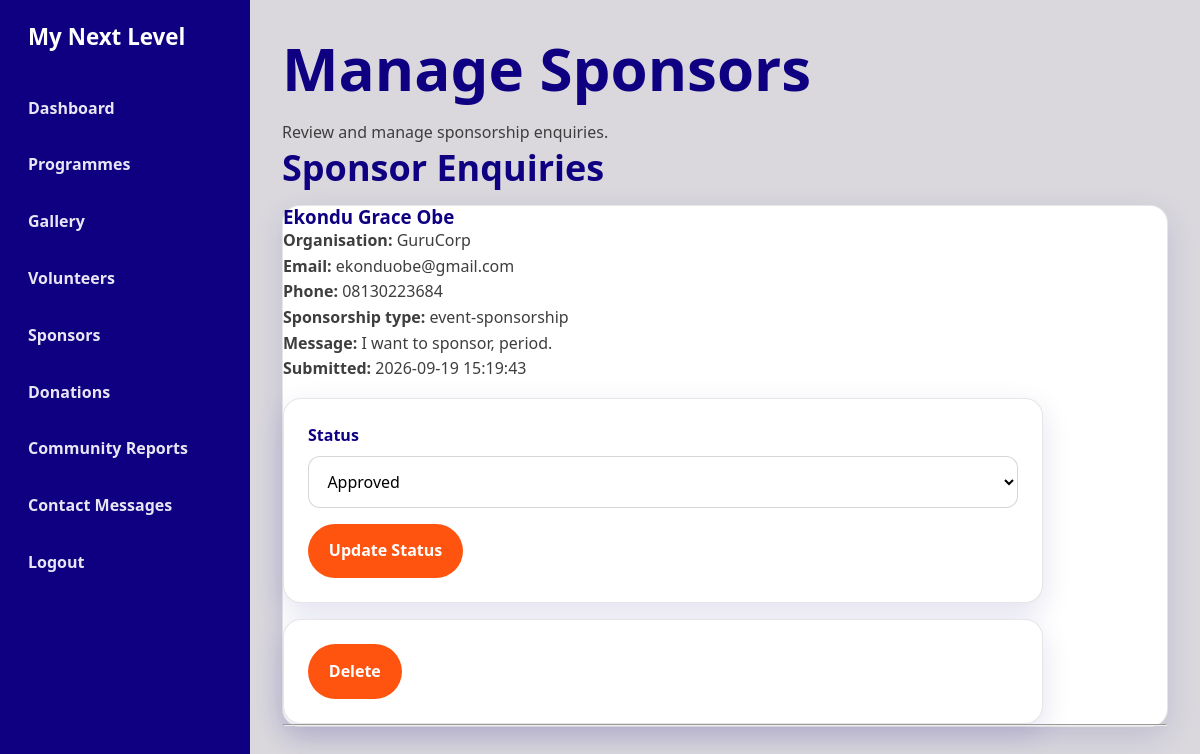
/admin/sponsors.php (signed in), run on the app's committed database.
### tables this page shows
CREATE TABLE `sponsors` (
  `id` int(11) NOT NULL,
  `full_name` varchar(150) NOT NULL,
  `organisation` varchar(150) DEFAULT NULL,
  `email` varchar(150) NOT NULL,
  `phone` varchar(30) DEFAULT NULL,
  `sponsorship_type` varchar(100) DEFAULT NULL,
  `message` text DEFAULT NULL,
  `status` varchar(50) DEFAULT 'pending',
  `created_at` timestamp NOT NULL DEFAULT current_timestamp()
);

### admin/sponsors.php (the view, shortened to what this page needs)
<?php
require_once "../includes/database.php";
$sql = "SELECT * FROM sponsors ORDER BY created_at DESC";
$result = $conn->query($sql);
?>
<!DOCTYPE html>
<html lang="en">
<head>
    <link rel="stylesheet" href="../assets/css/index.css">
    <link rel="stylesheet" href="../assets/css/admin.css">
</head>
<body>
    <div class="admin-layout">
        <?php require_once "admin-navigation.php"; ?>
        <main class="admin-main">
        <h1>Manage Sponsors</h1>
        <p>Review and manage sponsorship enquiries.</p>
        <?php if ($result && $result->num_rows > 0): ?>
            <section aria-labelledby="sponsor-records-heading">
                <h2 id="sponsor-records-heading">
                    Sponsor Enquiries
                </h2>
                <?php while ($sponsor = $result->fetch_assoc()): ?>
                    <article>
                        <h3>
                            <?php echo htmlspecialchars($sponsor["full_name"]); ?>
                        </h3>
                        <p>
                            <strong>Organisation:</strong>
                            <?php echo htmlspecialchars($sponsor["organisation"] ?? "Not provided"); ?>
                        </p>
                        <p>
                            <strong>Email:</strong>
                            <?php echo htmlspecialchars($sponsor["email"]); ?>
                        </p>
                        <p>
                            <strong>Phone:</strong>
                            <?php echo htmlspecialchars($sponsor["phone"] ?? "Not provided"); ?>
                        </p>
                        <p>
                            <strong>Sponsorship type:</strong>
                            <?php echo htmlspecialchars($sponsor["sponsorship_type"] ?? "Not specified"); ?>
                        </p>
                        <p>
                            <strong>Message:</strong>
                            <?php echo nl2br(htmlspecialchars($sponsor["message"])); ?>
                        </p>
                        <p>
                            <strong>Submitted:</strong>
                            <?php echo htmlspecialchars($sponsor["created_at"]); ?>
                        </p>
                        <form method="POST">
                            <label for="status-<?php echo $sponsor["id"]; ?>">
                                Status
                            </label>
                            <select
                                id="status-<?php echo $sponsor["id"]; ?>"
                                name="status"
                            >
                                <option
                                    value="approved"
                                    <?php echo $sponsor["status"] === "approved" ? "selected" : ""; ?>
                                >
                                    Approved
                                </option>
                            </select>
                            <button type="submit" name="update_status">
                                Update Status
                            </button>
                        </form>
                        <form method="POST">
                            <button
                                type="submit"
                                name="delete_sponsor"
                            >
                                Delete
                            </button>
                        </form>
                        <hr>
                    </article>
                <?php endwhile; ?>
            </section>
        <?php else: ?>
            <p>No sponsor enquiries found.</p>
        <?php endif; ?>
        </main>
    </div>
</body>
</html>

### assets/css/index.css (style rules this page uses)
:root { --primary: #ff5310; --secondary: #0f0082; --accent: #333333; --bg: #dad8dd; --white: #ffffff; --text: #000000; --muted: #3e3e3e; --shadow: 0 10px 30px rgba(15, 0, 130, 0.12); --radius: 18px; }
* { box-sizing: border-box; margin: 0; padding: 0; }
html { scroll-behavior: smooth; }
body { font-family: 'Segoe UI', Tahoma, Geneva, Verdana, sans-serif; background: var(--bg); color: var(--text); line-height: 1.6; }
button, input, textarea, select { font: inherit; }
header, main, footer, section, article, nav, aside, form, figure, figcaption { display: block; }
main { max-width: 1200px; margin: 0 auto; padding: 2rem 1.5rem 4rem; }
section { margin-bottom: 3rem; }
h1, h2, h3, h4 { color: var(--secondary); line-height: 1.2; }
h1 { font-size: clamp(2.2rem, 5vw, 4rem); margin-bottom: 1rem; }
h2 { font-size: clamp(1.8rem, 3vw, 2.6rem); margin-bottom: 1rem; }
p { color: var(--muted); }
[aria-labelledby="about-intro-heading"] article, .program-card, [aria-labelledby="get-involved-heading"] article, article, form { background: var(--white); border: 1px solid rgba(51, 51, 51, 0.12); border-radius: var(--radius); box-shadow: var(--shadow); }
form { max-width: 760px; margin-top: 1rem; padding: 1.5rem; }
form label, form legend { display: block; margin-bottom: 0.5rem; color: var(--secondary); font-weight: 700; }
form input, form textarea, form select { width: 100%; margin-bottom: 1rem; padding: 0.8rem 0.9rem; border: 1px solid rgba(51, 51, 51, 0.2); border-radius: 12px; background: var(--white); }
form button { background: var(--primary); color: var(--white); border: none; padding: 0.9rem 1.3rem; border-radius: 999px; font-weight: 700; cursor: pointer; }

### assets/css/admin.css (style rules this page uses)
.admin-layout { min-height: 100vh; display: flex; background: var(--bg); }
.admin-main { margin-left: 250px; width: calc(100% - 250px); max-width: none; padding: 2rem; }

### data on the page
sponsors: full_name "Ekondu Grace Obe", organisation "GuruCorp", email "ekonduobe@gmail.com", phone "08130223684", sponsorship_type "event-sponsorship", message "I want to sponsor, period.", created_at "2026-09-19 15:19:43", status "Approved"
